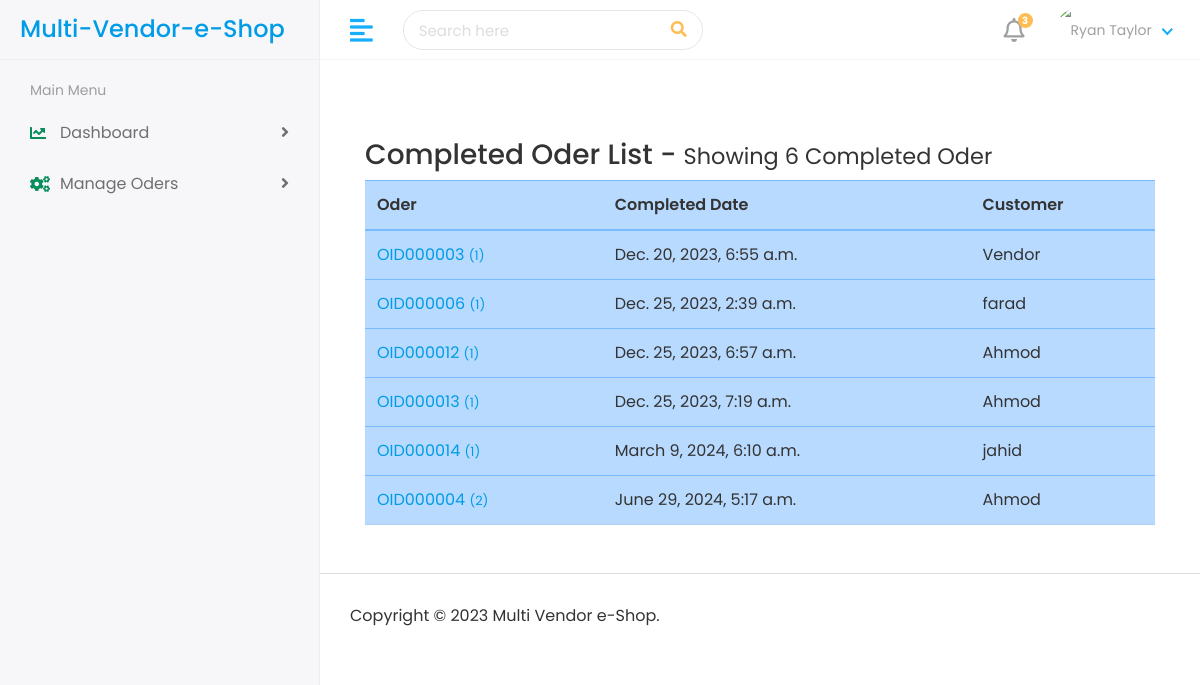
The app's page /admin-panel/completed-oder-list/ (signed in), older data.
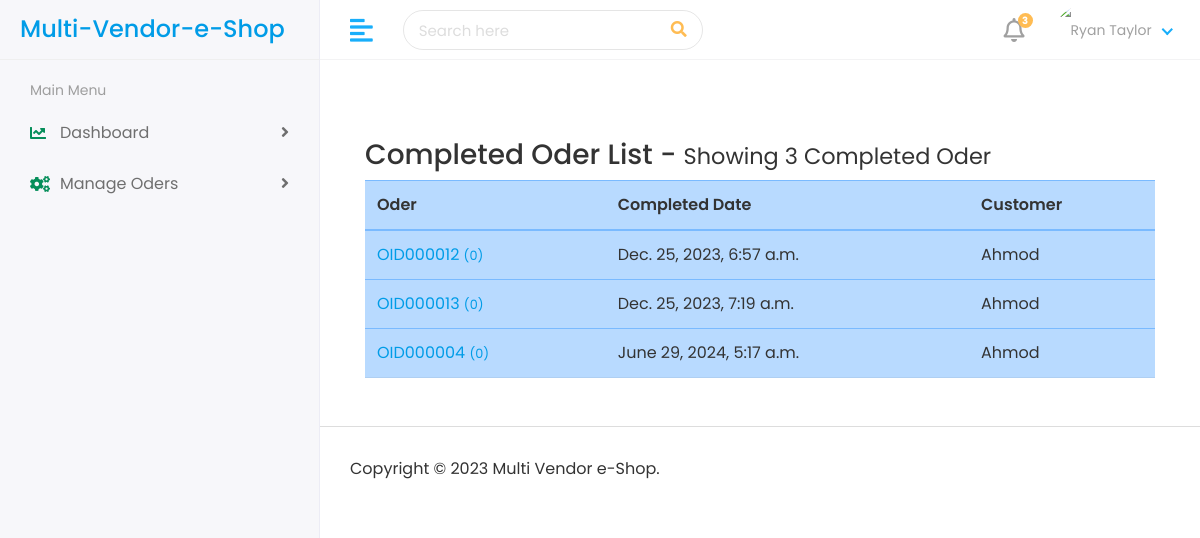
The same page, newer data.
### products/models.py (models this page shows, shortened)
class CompletedOder(models.Model):
    user = models.ForeignKey("accounts.CustomUser", on_delete=models.CASCADE)
    shipping_address = models.ForeignKey(CustomerAddress, on_delete=models.CASCADE)
    sub_total_price = models.FloatField()
    status = models.CharField(max_length=20)
    paid = models.BooleanField(default=False)
    complete_date = models.DateTimeField(auto_now_add=True)
    oder_number = models.CharField(max_length=12)

### accounts/models.py (models this page shows, shortened)
class CustomUser(AbstractBaseUser, PermissionsMixin):
    USER_ROLE = [
        ('1', 'Customer'),
        ('2', 'Editor'),
        ('3', 'Vendor'),
    ]
    email = models.EmailField(unique=True)
    first_name = models.CharField(max_length=30)
    last_name = models.CharField(max_length=30)
    mobile = models.PositiveIntegerField()
    user_role = models.CharField(choices=USER_ROLE, default=1, max_length=20)
    date_joined = models.DateTimeField(default=timezone.now)
    is_active = models.BooleanField(default=True)
    is_staff = models.BooleanField(default=True)
    objects = CustomUserManager()
    USERNAME_FIELD = 'email'
    REQUIRED_FIELDS = ['first_name', 'last_name','mobile']

### AdminPanel/views.py (the view)
# urls.py: path('admin-panel/completed-oder-list/', views.show_completed_oder_list, name='show_completed_oder_list'),
@login_required(login_url='user_login')
def show_completed_oder_list(request):
    completed_oder_list = CompletedOder.objects.all()
    context={
        'completed_oder_list':completed_oder_list
    }
    return render(request, 'admin-panel/completed_oder_list.html', context)

### templates/admin-panel/completed_oder_list.html (shortened to what this page needs)
{% extends "admin-panel/admin-base.html" %}
{% load static %}
{% block admin-body %}
<div class="container my-5">
    <h3>Completed Oder List - <small>Showing {{completed_oder_list|length}} Completed Oder</small></h3>
    <div class="table-responsive">
        <table class="table table-primary">
            <thead>
                <tr>
                    <th scope="col">Oder</th>
                    <th scope="col">Completed Date</th>
                    <th scope="col">Customer</th>
                </tr>
            </thead>
            <tbody>
                {% for oder in completed_oder_list %}
                    <tr class="">
                        <td scope="row"><a href="{% url 'show_completed_oder_item_list' oder.id %}">{{oder.oder_number}} <small>({{oder.delivered_items.count}})</small></a></td>
                        <td>{{oder.complete_date}}</td>
                        <td>{{oder.user.first_name}}</td>
                    </tr>
                {% endfor %}
            </tbody>
        </table>
    </div>
</div>
{% endblock admin-body %}

Row changes from the older to the newer data that the page shows:
removed CompletedOder: oder_number "OID000003", delivered_items.count "1", complete_date "Dec. 20, 2023, 6:55 a.m.", user.first_name "Vendor"
removed CompletedOder: oder_number "OID000006", delivered_items.count "1", complete_date "Dec. 25, 2023, 2:39 a.m.", user.first_name "farad"
removed CompletedOder: oder_number "OID000014", delivered_items.count "1", complete_date "March 9, 2024, 6:10 a.m.", user.first_name "jahid"
computed for CompletedOder "OID000012": delivered_items.count "1" → "0"
computed for CompletedOder "OID000013": delivered_items.count "1" → "0"
computed for CompletedOder "OID000004": delivered_items.count "2" → "0"
Text that changed along with them:
{{ completed_oder_list|length }}: "6" → "3"
